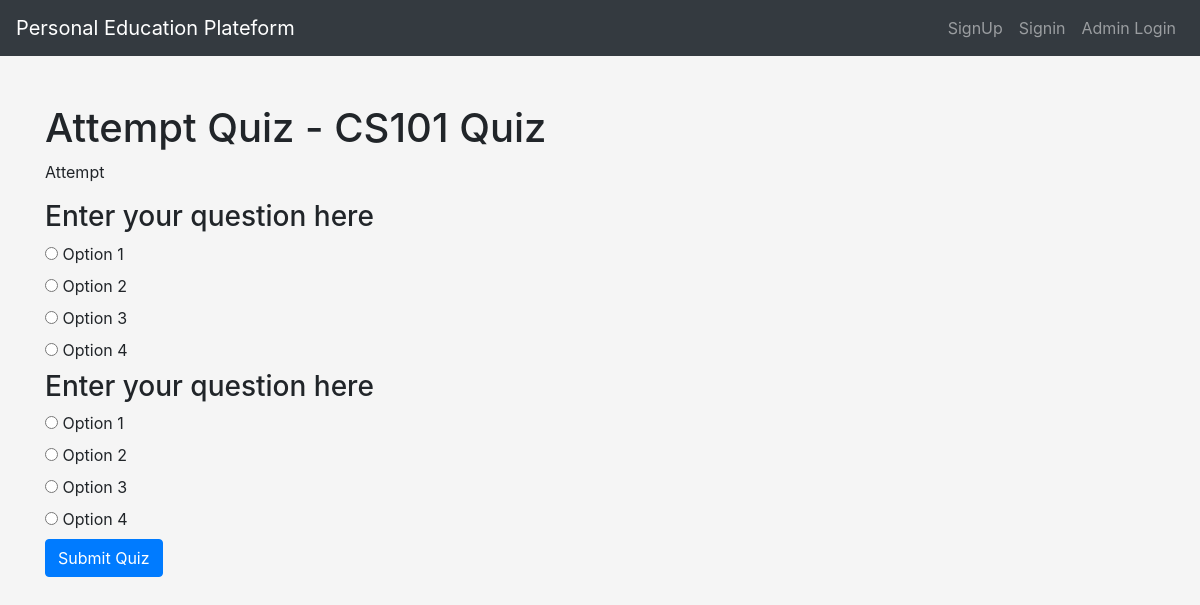
The app's page /quiz/1/ with its own data.
### myapp/models.py (models this page shows, shortened)
class Quiz(models.Model):
    title = models.CharField(max_length=200)
    description = models.TextField()

class QuizQuestion(models.Model):
    quiz = models.ForeignKey(Quiz, on_delete=models.CASCADE, default=1)  # Default to the first quiz in the database.
    question_text = models.TextField(default="Enter your question here")
    option1 = models.CharField(max_length=200, default="Option 1")
    option2 = models.CharField(max_length=200, default="Option 2")
    option3 = models.CharField(max_length=200, default="Option 3")
    option4 = models.CharField(max_length=200, default="Option 4")
    correct_option = models.CharField(max_length=1, choices=[('1', 'Option 1'), ('2', 'Option 2'), ('3', 'Option 3'), ('4', 'Option 4')], default='1')

### myapp/views.py (the view)
# urls.py: path('quiz/<int:quiz_id>/', views.attempt_quiz, name='attempt_quiz'),
def attempt_quiz(request, quiz_id):
    quiz = Quiz.objects.get(pk=quiz_id)
    return render(request, 'attempt_quiz.html', {'quiz': quiz})

### templates/attempt_quiz.html (shortened to what this page needs)
{% extends 'base.html' %}
{% load static %}
{% block content %}
    <div class="container mt-5">
        <h1>Attempt Quiz - {{ quiz.title }}</h1>
        <p>{{ quiz.description }}</p>
        <form method="post" action="{% url 'submit_quiz' quiz.id %}">
            {% for question in quiz.quizquestion_set.all %}
                <h3>{{ question.question_text }}</h3>
                <input type="radio" name="answer_{{ question.id }}" value="1" id="option1_{{ question.id }}">
                <label for="option1_{{ question.id }}">{{ question.option1 }}</label><br>
                <input type="radio" name="answer_{{ question.id }}" value="2" id="option2_{{ question.id }}">
                <label for="option2_{{ question.id }}">{{ question.option2 }}</label><br>
                <input type="radio" name="answer_{{ question.id }}" value="3" id="option3_{{ question.id }}">
                <label for="option3_{{ question.id }}">{{ question.option3 }}</label><br>
                <input type="radio" name="answer_{{ question.id }}" value="4" id="option4_{{ question.id }}">
                <label for="option4_{{ question.id }}">{{ question.option4 }}</label><br>
            {% endfor %}
            <button type="submit" class="btn btn-primary">Submit Quiz</button>
        </form>
    </div>
{% endblock %}

### templates/base.html (shortened to what this page needs)
<!DOCTYPE html>
<html lang="en">
<head>
    <link rel="stylesheet" href="https://cdnjs.cloudflare.com/ajax/libs/font-awesome/6.0.0-beta3/css/all.min.css">
    <link rel="stylesheet" href="https://maxcdn.bootstrapcdn.com/bootstrap/4.5.2/css/bootstrap.min.css">
</head>
<body>
<nav class="navbar navbar-expand-lg navbar-dark bg-dark">
    <a class="navbar-brand" href="{% url 'home' %}">Personal Education Plateform</a>
    <div class="collapse navbar-collapse" id="navbarNav">
        <ul class="navbar-nav ml-auto">
            {% if user.is_authenticated %}
            <li class="nav-item active ">
                <span class="navbar-link"></span>
            </li>
            <li class="nav-item ">
                <a class="nav-link" href="{% url 'home' %}">Home</a>
            </li>
            <li class="nav-item">
                <a class="nav-link" href="{% url 'update_profile' %}">Update Profile</a>
            </li>
            <li class="nav-item">
                <a class="nav-link" href="{% url 'change_password' %}">Change Password</a>
            </li>
            <li class="nav-item">
                <a class="nav-link" href="{% url 'logout' %}">Logout</a>
            </li>
            {% else %}
            <li class="nav-item">
                <a class="nav-link" href="{% url 'signup' %}">SignUp</a>
            </li>
            <li class="nav-item">
                <a class="nav-link" href="{% url 'signin' %}">Signin</a>
            </li>
            <li class="nav-item">
                <a class="nav-link" href="http://127.0.0.1:8000/admin/">Admin Login</a>
            </li>
            {% endif %}
        </ul>
    </div>
</nav>
    {% block content %}
    {% endblock %}
</body>
</html>

### templates/base.html (style rules this page uses)
body { background-color: whitesmoke; }

### records on screen
Quiz: title "CS101 Quiz", description "Attempt"
QuizQuestion: question_text "Enter your question here", option1 "Option 1", option2 "Option 2", option3 "Option 3", option4 "Option 4"
QuizQuestion: question_text "Enter your question here", option1 "Option 1", option2 "Option 2", option3 "Option 3", option4 "Option 4"
